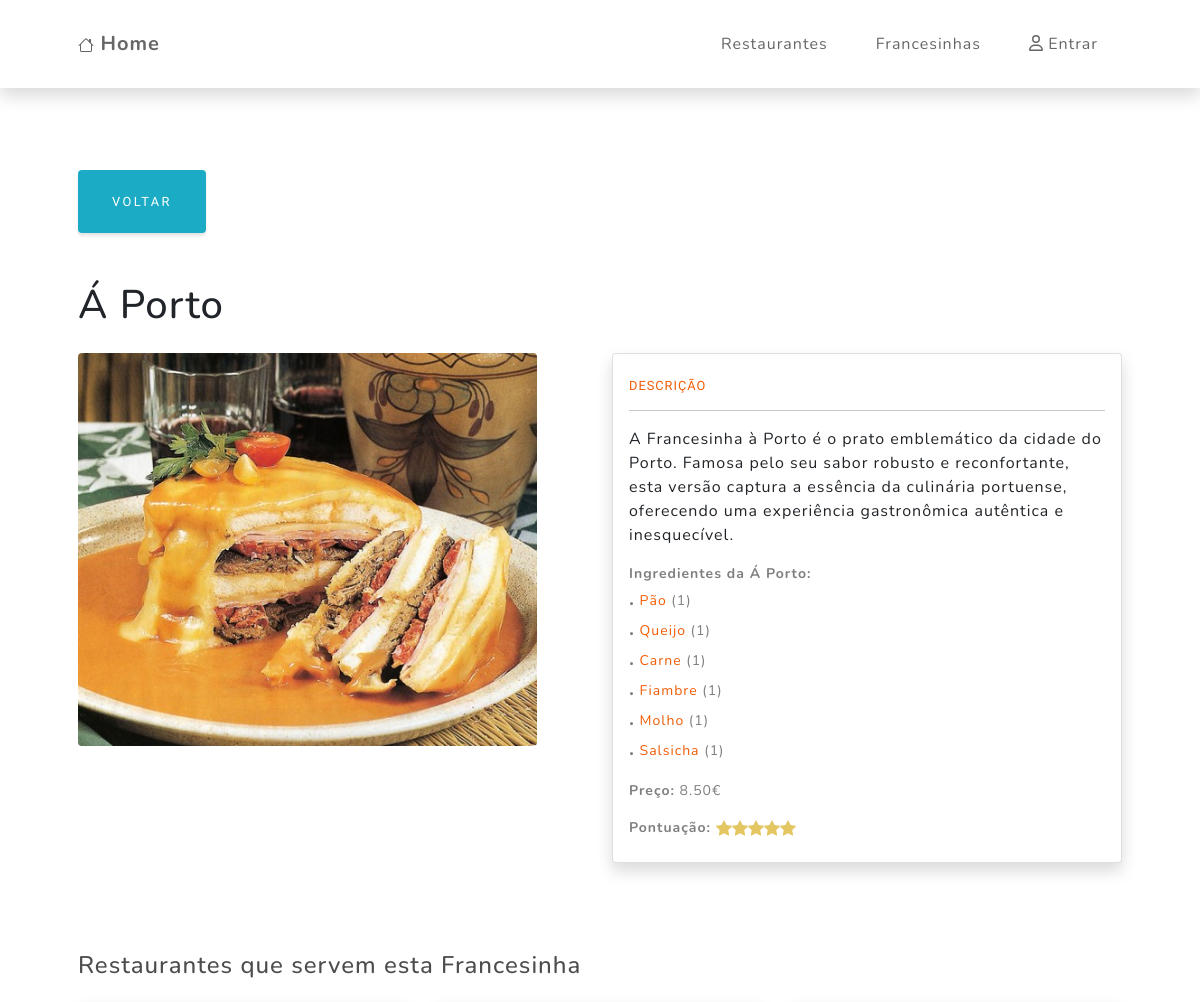
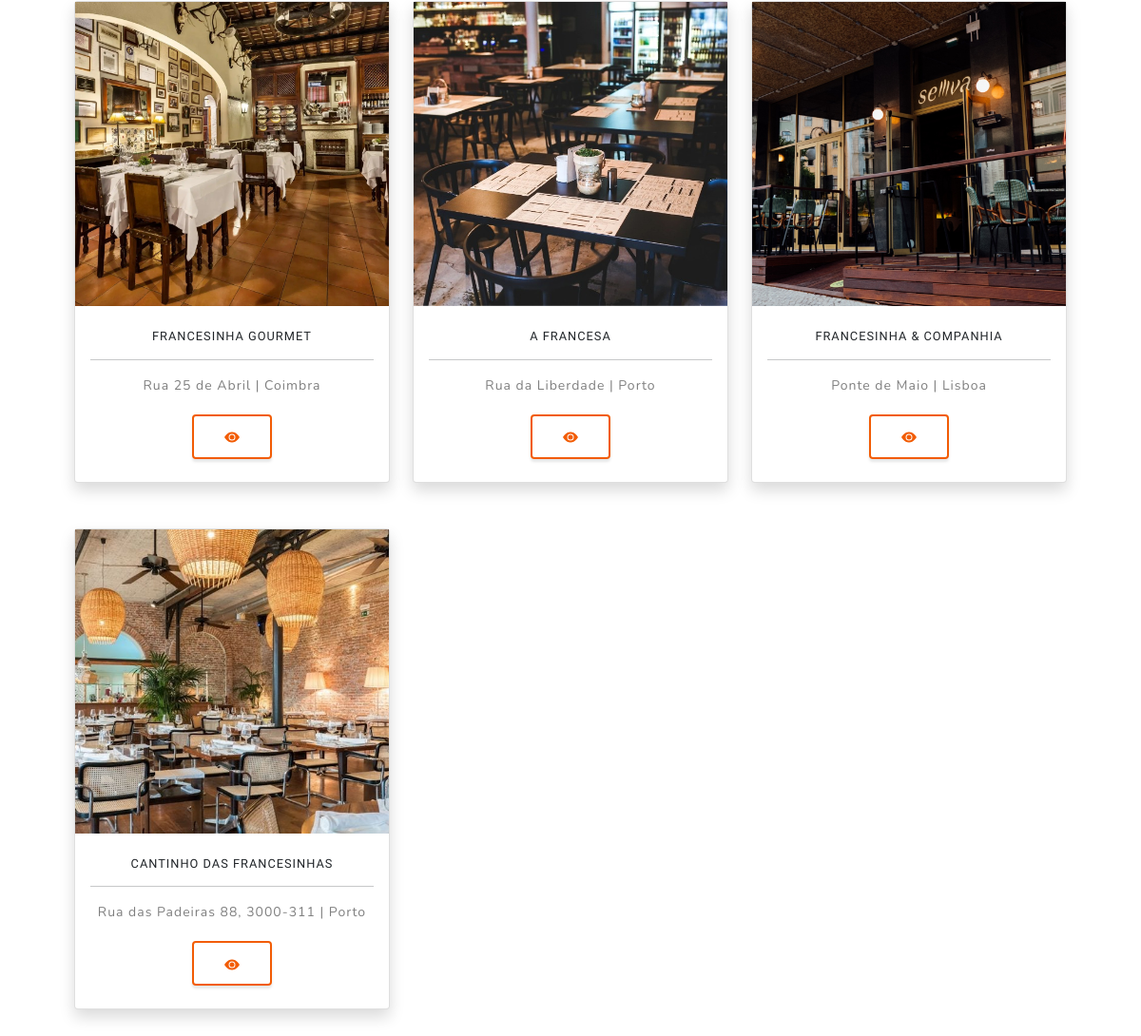
The page /francesinha_detail.php?id=3 on the database its author committed (2 pictures, top to bottom).
### tables this page shows
CREATE TABLE `francesinhas` (
  `id_francesinhas` int(11) NOT NULL,
  `nome` varchar(45) NOT NULL,
  `preco` decimal(5,2) NOT NULL,
  `capa` varchar(45) DEFAULT NULL,
  `descricao` text DEFAULT NULL,
  `deleted` int(1) DEFAULT 0,
  `pontuacao` int(11) DEFAULT 0
);

CREATE TABLE `restaurantes` (
  `id_restaurantes` int(11) NOT NULL,
  `nome` varchar(45) NOT NULL,
  `endereco` varchar(100) NOT NULL,
  `ref_cidades` int(11) NOT NULL,
  `capa` varchar(255) NOT NULL,
  `descricao` text NOT NULL,
  `pontuacao` float DEFAULT 0,
  `deleted` int(1) DEFAULT 0
);

CREATE TABLE `cidades` (
  `id_cidades` int(11) NOT NULL,
  `nome` varchar(45) NOT NULL,
  `ref_paises` int(11) NOT NULL
);

### francesinha_detail.php (called while the page is built)
<?php include_once "./components/cp_head.php" ?>
<?php include_once "./components/cp_navbar.php" ?>
<?php include_once "./components/cp_detalhes_fran.php" ?>
<?php include_once "./components/cp_footer.php" ?>

### components/cp_detalhes_fran.php (the view, shortened to what this page needs)
<?php
        function getIngredients($francesinha_id) {
            $query = "SELECT ingredientes.nome, ingredientes_francesinhas.quantidade
                      FROM francesinhas
                      INNER JOIN ingredientes_francesinhas ON francesinhas.id_francesinhas = ingredientes_francesinhas.ref_francesinhas
                      INNER JOIN ingredientes ON ingredientes_francesinhas.ref_ingredientes = ingredientes.id_ingredientes
                      WHERE francesinhas.id_francesinhas = ?";
            $link = new_db_connection();
            $stmt = mysqli_stmt_init($link);
            if (mysqli_stmt_prepare($stmt, $query)) {
                mysqli_stmt_bind_param($stmt, "i", $francesinha_id);
                mysqli_stmt_execute($stmt);
                mysqli_stmt_bind_result($stmt, $ingredient, $quantity);
                mysqli_stmt_store_result($stmt);
                $ingredients = [];
                while (mysqli_stmt_fetch($stmt)) {
                    $ingredients[] = ['name' => $ingredient, 'quantity' => $quantity];
                }
                return $ingredients;
            } else {
                return false;
            }
        }
    $query = "SELECT
                f.id_francesinhas,
                f.nome AS francesinha_nome,
                f.pontuacao,
                f.descricao,
                f.preco,
                f.capa AS francesinha_capa,
                r.id_restaurantes,
                r.nome AS restaurante_nome,
                r.endereco AS restaurante_endereco,
                r.capa AS restaurante_capa,
                c.nome AS cidade_nome
              FROM
                francesinhas f
              LEFT JOIN
                francesinhas_restaurantes fr ON f.id_francesinhas = fr.ref_francesinhas
              LEFT JOIN
                restaurantes r ON fr.ref_restaurantes = r.id_restaurantes
              LEFT JOIN
                cidades c ON r.ref_cidades = c.id_cidades
              WHERE
                f.id_francesinhas = ?";
    if (isset($_GET['id'])) {
        $id_francesinhas = $_GET['id'];
        $link = new_db_connection();
        $stmt = mysqli_stmt_init($link);
        if (mysqli_stmt_prepare($stmt, $query)) {
            mysqli_stmt_bind_param($stmt, "i", $id_francesinhas);
            mysqli_stmt_execute($stmt);
            mysqli_stmt_bind_result($stmt, $id_francesinhas, $francesinha_nome, $pontuacao, $descricao, $preco, $francesinha_capa, $id_restaurantes, $restaurante_nome, $restaurante_endereco, $restaurante_capa, $cidade_nome);
            mysqli_stmt_store_result($stmt);
            if (mysqli_stmt_num_rows($stmt) > 0) {
                $restaurantes = [];
                while (mysqli_stmt_fetch($stmt)) {
                    if ($id_restaurantes) {
                        $restaurantes[] = [
                            'id_restaurantes' => $id_restaurantes,
                            'nome' => $restaurante_nome,
                            'endereco' => $restaurante_endereco,
                            'capa' => $restaurante_capa,
                            'cidade_nome' => $cidade_nome
                        ];
                    }
                }
                ?>
                <section class="sec-filmes pb-5" id="lista-filmes">
                    <div class="container px-lg-5 pt-3">
                        <?php
                        if (isset($_SERVER['HTTP_REFERER']) && !empty($_SERVER['HTTP_REFERER'])) {
                            $previousPage = $_SERVER['HTTP_REFERER'];
                        } else {
                            $previousPage = "francesinha.php";
                        }
                        ?>
                        <a class="btn btn-info mt-4" href="<?=$previousPage?>">Voltar</a>
                        <h1 class="pt-5 pb-3"><?= $francesinha_nome ?></h1>
                        <div class="row d-flex flex-row justify-content-between">
                            <div class="col detalhes">
                                <img class="img-fluid mb-3 rounded" src="./imgs/capas/<?= $francesinha_capa ?>" />
                            </div>
                            <div class="col detalhes">
                                <div class="card pb-2 shadow rounded">
                                    <div class="card-body">
                                        <h4 class="text-uppercase text-primary m-0 mt-2">Descrição</h4>
                                        <hr class="my-3 mx-auto" />
                                        <p class="tipo-filme mb-3"><?= $descricao ?></p>
                                        <div class="tipo-filme mb-0 small text-black-50 mt-3">
                                            <?php
                                            $francesinha_id = $id_francesinhas;
                                            $ingredients = getIngredients($francesinha_id);
                                            echo "<strong>Ingredientes da $francesinha_nome:</strong><br>";
                                            if ($ingredients !== false && !empty($ingredients)) {
                                                foreach ($ingredients as $ingredient) {
                                                    echo "<span class='fs-5 fw-bold'>.</span> <span class='text-primary'>{$ingredient['name']}</span> ({$ingredient['quantity']})<br>";
                                                }
                                            } else {
                                                echo "- Ainda não tem ingredientes associados<br>";
                                            }
                                            ?>
                                        </div>
                                        <div class="tipo-filme mb-0 small text-black-50 mt-3"><strong>Preço:</strong> <?= $preco ?>€</div>
                                        <div class="tipo-filme mb-0 small text-black-50 mt-3">
                                            <strong>Pontuação:</strong>
                                        </div>
                                    </div>
                                </div>
                            </div>
                        </div>
                        <div class="row pt-4 mt-3">
                            <h3 class="pt-5 pb-3">Restaurantes que servem esta Francesinha</h3>
                            <?php
                            if (!empty($restaurantes)) {
                                foreach ($restaurantes as $restaurante) {
                                    ?>
                                    <div class="col-md-4 mb-md-0 pb-5">
                                        <div class="card pb-2 h-100 shadow rounded">
                                            <div class="capas-preview" style='background-image: url("./imgs/capas/<?= $restaurante['capa'] ?>")'></div>
                                            <div class="card-body text-center">
                                                <h4 class="text-uppercase m-0 mt-2"><?= $restaurante['nome'] ?></h4>
                                                <hr class="my-3 mx-auto"/>
                                                <div class="tipo-filme mb-0 small text-black-50"><?= $restaurante['endereco'] ?> | <?= $restaurante['cidade_nome'] ?></div>
                                                <a href='restaurante_detail.php?id=<?= $restaurante['id_restaurantes'] ?>' class='mt-2 btn btn-outline-primary'>
                                                    <b>
                                                        <svg xmlns="http://www.w3.org/2000/svg" width="16" height="16" fill="currentColor" class="bi bi-eye-fill" viewBox="0 0 16 16">
                                                            <path d="M10.5 8a2.5 2.5 0 1 1-5 0 2.5 2.5 0 0 1 5 0"/>
                                                            <path d="M0 8s3-5.5 8-5.5S16 8 16 8s-3 5.5-8 5.5S0 8 0 8m8 3.5a3.5 3.5 0 1 0 0-7 3.5 3.5 0 0 0 0 7"/>
                                                        </svg>
                                                    </b>
                                                </a>
                                            </div>
                                        </div>
                                    </div>
                                    <?php
                                }
                            } else {
                                echo '<div class="col-12 alert-warning p-4">Não há restaurantes que servem esta francesinha!</div>';
                            }
                            ?>
                        </div>
                    </div>
                </section>
                <?php
            } else {
                echo '<div class="alert-warning p-4">A francesinha que procura não existe!</div>';
            }
        } else {
            echo "Erro na preparação da declaração";
        }
    } else {
        header("Location: francesinha.php");
    }
?>

### rows shown on the page
francesinhas: restaurantes.capa (picture), restaurantes.nome "FRANCESINHA GOURMET", restaurantes.endereco "Rua 25 de Abril", cidades.nome "Coimbra", restaurantes.nome "A FRANCESA", restaurantes.endereco "Rua da Liberdade", cidades.nome "Porto", restaurantes.nome "FRANCESINHA & COMPANHIA", restaurantes.endereco "Ponte de Maio", cidades.nome "Lisboa", restaurantes.nome "CANTINHO DAS FRANCESINHAS", restaurantes.endereco "Rua das Padeiras 88, 3000-311"

### other values the page prints
$francesinha_nome "Á Porto"
$ingredient['name'] "Pão"
$ingredient['quantity'] "1"
$ingredient['name'] "Queijo"
$ingredient['name'] "Carne"
$ingredient['name'] "Fiambre"
$ingredient['name'] "Molho"
$ingredient['name'] "Salsicha"
$preco "8.50"
